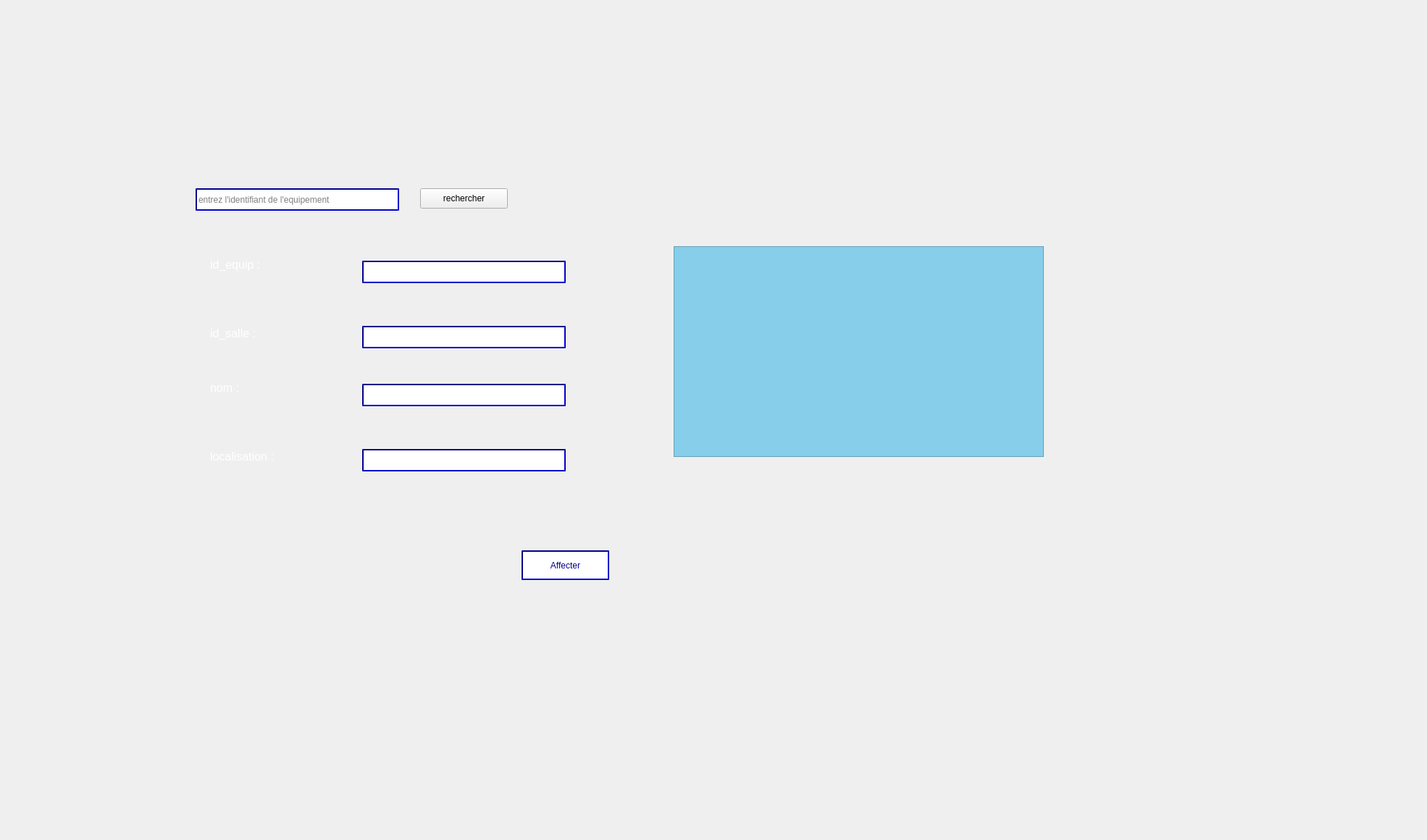
      <widget class="QWidget" name="tab_15">
       <attribute name="title">
        <string>Affecter equipement</string>
       </attribute>
       <widget class="QLabel" name="label_11">
        <property name="geometry">
         <rect>
          <x>0</x>
          <y>0</y>
          <width>1961</width>
          <height>1151</height>
         </rect>
        </property>
        <property name="text">
         <string/>
        </property>
        <property name="pixmap">
         <pixmap>../../Desktop/2A/Projet_C++/smart.jpg</pixmap>
        </property>
       </widget>
       <widget class="QLabel" name="label_60">
        <property name="geometry">
         <rect>
          <x>290</x>
          <y>520</y>
          <width>81</width>
          <height>31</height>
         </rect>
        </property>
        <property name="font">
         <font>
          <pointsize>12</pointsize>
         </font>
        </property>
        <property name="styleSheet">
         <string notr="true">color:white</string>
        </property>
        <property name="text">
         <string>nom :</string>
        </property>
       </widget>
       <widget class="QLineEdit" name="lineEdit_id_salle_affect_2">
        <property name="geometry">
         <rect>
          <x>500</x>
          <y>450</y>
          <width>281</width>
          <height>31</height>
         </rect>
        </property>
        <property name="styleSheet">
         <string notr="true">border-color:darkblue ;
border-style:solid;
border-width:2px;
border-style: inset;</string>
        </property>
       </widget>
       <widget class="QPushButton" name="pushButton_Affecter_2">
        <property name="geometry">
         <rect>
          <x>720</x>
          <y>760</y>
          <width>121</width>
          <height>41</height>
         </rect>
        </property>
        <property name="styleSheet">
         <string notr="true">color:darkblue ;
border-color:darkblue ;
border-style:solid;
border-width:2px;
background:white;
border-style: inset;</string>
        </property>
        <property name="text">
         <string>Affecter</string>
        </property>
       </widget>
       <widget class="QLabel" name="label_61">
        <property name="geometry">
         <rect>
          <x>290</x>
          <y>350</y>
          <width>91</width>
          <height>31</height>
         </rect>
        </property>
        <property name="font">
         <font>
          <pointsize>12</pointsize>
         </font>
        </property>
        <property name="styleSheet">
         <string notr="true">color:white</string>
        </property>
        <property name="text">
         <string>id_equip :</string>
        </property>
       </widget>
       <widget class="QLineEdit" name="lineEdit_nom_eq_affect_2">
        <property name="geometry">
         <rect>
          <x>500</x>
          <y>530</y>
          <width>281</width>
          <height>31</height>
         </rect>
        </property>
        <property name="styleSheet">
         <string notr="true">border-color:darkblue ;
border-style:solid;
border-width:2px;
border-style: inset;</string>
        </property>
       </widget>
       <widget class="QLineEdit" name="lineEdit_id_eq_affect_2">
        <property name="geometry">
         <rect>
          <x>500</x>
          <y>360</y>
          <width>281</width>
          <height>31</height>
         </rect>
        </property>
        <property name="styleSheet">
         <string notr="true">border-color:darkblue ;
border-style:solid;
border-width:2px;
border-style: inset;</string>
        </property>
       </widget>
       <widget class="QLineEdit" name="lineEdit_localisation_eq_affect_2">
        <property name="geometry">
         <rect>
          <x>500</x>
          <y>620</y>
          <width>281</width>
          <height>31</height>
         </rect>
        </property>
        <property name="styleSheet">
         <string notr="true">border-color:darkblue ;
border-style:solid;
border-width:2px;
border-style: inset;</string>
        </property>
       </widget>
       <widget class="QLabel" name="label_62">
        <property name="geometry">
         <rect>
          <x>290</x>
          <y>450</y>
          <width>81</width>
          <height>21</height>
         </rect>
        </property>
        <property name="font">
         <font>
          <pointsize>12</pointsize>
         </font>
        </property>
        <property name="styleSheet">
         <string notr="true">color:white</string>
        </property>
        <property name="text">
         <string>id_salle :</string>
        </property>
       </widget>
       <widget class="QPushButton" name="pushButton_rechercher_affect_2">
        <property name="geometry">
         <rect>
          <x>580</x>
          <y>260</y>
          <width>121</width>
          <height>28</height>
         </rect>
        </property>
        <property name="text">
         <string>rechercher</string>
        </property>
       </widget>
       <widget class="QLabel" name="label_63">
        <property name="geometry">
         <rect>
          <x>290</x>
          <y>620</y>
          <width>121</width>
          <height>21</height>
         </rect>
        </property>
        <property name="font">
         <font>
          <pointsize>12</pointsize>
         </font>
        </property>
        <property name="styleSheet">
         <string notr="true">color:white</string>
        </property>
        <property name="text">
         <string>localisation :</string>
        </property>
       </widget>
       <widget class="QLineEdit" name="lineEditRechercher_affect_2">
        <property name="geometry">
         <rect>
          <x>270</x>
          <y>260</y>
          <width>281</width>
          <height>31</height>
         </rect>
        </property>
        <property name="styleSheet">
         <string notr="true">border-color:darkblue ;
border-style:solid;
border-width:2px;

border-style: inset;
</string>
        </property>
        <property name="placeholderText">
         <string>entrez l'identifiant de l'equipement</string>
        </property>
       </widget>
       <widget class="QTableView" name="tableViewEqAffecter_2">
        <property name="geometry">
         <rect>
          <x>930</x>
          <y>340</y>
          <width>511</width>
          <height>291</height>
         </rect>
        </property>
        <property name="styleSheet">
         <string notr="true">background-color:skyblue;</string>
        </property>
       </widget>
      </widget>
